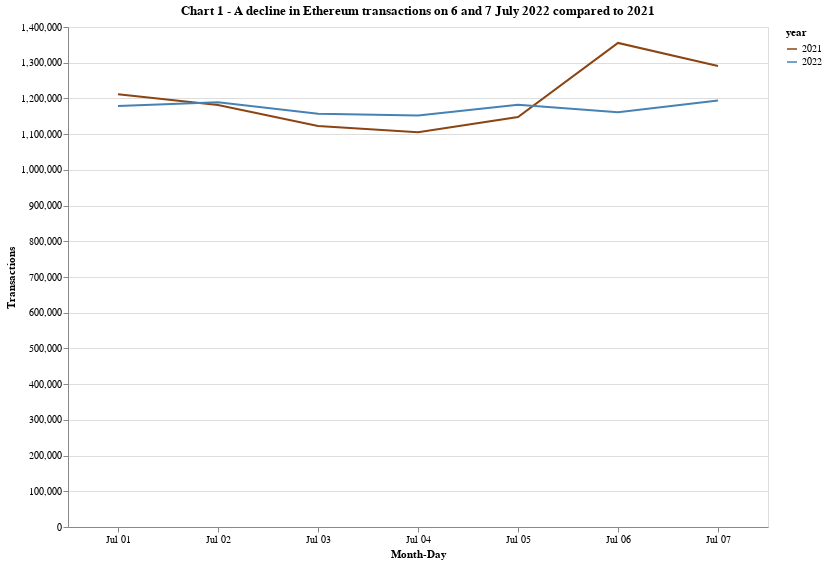

The notebook cell this image was saved under:
### Markdown cell above
### Chart 1: Number of Ethereum transactions
[Back to Summary](https://interuniverse.github.io/scratching-the-surface/2022/07/25/ethereum-txn-eda.html#Summary)

### Code cell
#collapse
alt.Chart(df_txn_daily).mark_line().encode(
    x=alt.X('monthdate(block_date):O', title='Month-Day'),
    y=alt.Y('transactions:Q', title='Transactions'),
    color=alt.Color('block_year:N', scale=alt.Scale(range=['saddlebrown','steelblue']), legend=alt.Legend(title='year')),
    tooltip=[alt.Tooltip('block_year', title='Year'), alt.Tooltip('transactions', format=',', title='Transactions'), alt.Tooltip('monthdate(block_date)', title='Month-Day')],
).properties(
    title='Chart 1 - A decline in Ethereum transactions on 6 and 7 July 2022 compared to 2021',
    height=500,
    width=700
)

### Figure 1 — Vega-Lite specification as saved in the notebook (floating-point values rounded to 4 significant figures)
{"config": {"view": {"continuousWidth": 400, "continuousHeight": 300}}, "data": {"name": "data-026db85f04635e99c03945e9fb5e3c19"}, "mark": "line", "encoding": {"color": {"field": "block_year", "legend": {"title": "year"}, "scale": {"range": ["saddlebrown", "steelblue"]}, "type": "nominal"}, "tooltip": [{"field": "block_year", "title": "Year", "type": "quantitative"}, {"field": "transactions", "format": ",", "title": "Transactions", "type": "quantitative"}, {"field": "block_date", "timeUnit": "monthdate", "title": "Month-Day", "type": "temporal"}], "x": {"field": "block_date", "timeUnit": "monthdate", "title": "Month-Day", "type": "ordinal"}, "y": {"field": "transactions", "title": "Transactions", "type": "quantitative"}}, "height": 500, "title": "Chart 1 - A decline in Ethereum transactions on 6 and 7 July 2022 compared to 2021", "width": 700, "$schema": "https://vega.github.io/schema/vega-lite/v4.17.0.json", "datasets": {"data-026db85f04635e99c03945e9fb5e3c19": [{"block_date": "2021-07-01T00:00:00", "transactions": 1211710, "block_year": 2021}, {"block_date": "2021-07-02T00:00:00", "transactions": 1181574, "block_year": 2021}, {"block_date": "2021-07-03T00:00:00", "transactions": 1122543, "block_year": 2021}, {"block_date": "2021-07-04T00:00:00", "transactions": 1105343, "block_year": 2021}, {"block_date": "2021-07-05T00:00:00", "transactions": 1147895, "block_year": 2021}, {"block_date": "2021-07-06T00:00:00", "transactions": 1355421, "block_year": 2021}, {"block_date": "2021-07-07T00:00:00", "transactions": 1290979, "block_year": 2021}, {"block_date": "2022-07-01T00:00:00", "transactions": 1178620, "block_year": 2022}, {"block_date": "2022-07-02T00:00:00", "transactions": 1189382, "block_year": 2022}, {"block_date": "2022-07-03T00:00:00", "transactions": 1157052, "block_year": 2022}, {"block_date": "2022-07-04T00:00:00", "transactions": 1151999, "block_year": 2022}, {"block_date": "2022-07-05T00:00:00", "transactions": 1182504, "block_year": 2022}, {"block_date": "2022-07-06T00:00:00", "transactions": 1161432, "block_year": 2022}, {"block_date": "2022-07-07T00:00:00", "transactions": 1194330, "block_year": 2022}]}}
